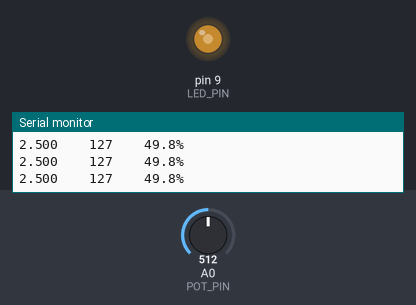
This sketch was run on a simulated Arduino Uno, built with avr-gcc and run on an emulated ATmega328P. Shown: output pins drawn as LEDs (lit = HIGH), the last lines printed to the serial monitor. Inputs (shaded band) come from the test bench; at power-on: A0 (POT_PIN) = 512.

Above: at 1.3 s.
1.4 s: A0 (POT_PIN) set to 716
At 2.6 s:
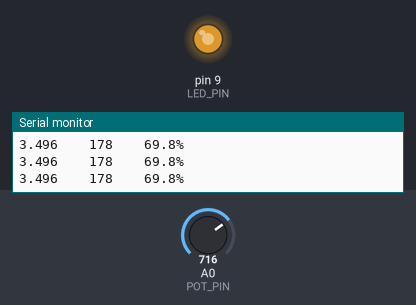
3.1 s: A0 (POT_PIN) set to 900
At 3.24 s:
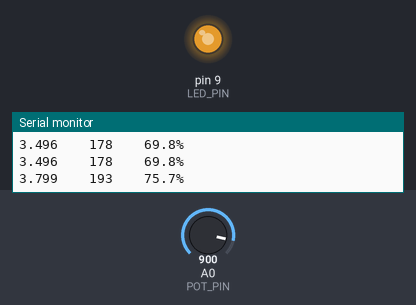
4.8 s: A0 (POT_PIN) set to 122
At 6.2 s:
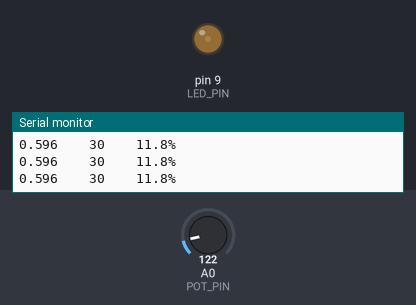
6.5 s: A0 (POT_PIN) set to 511
At 7.7 s:
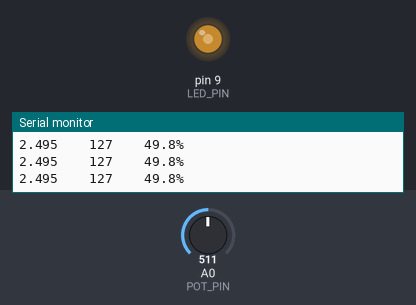
Timing chart, 0 to 9.1 s (numbered marks = the images above; inputs shaded):
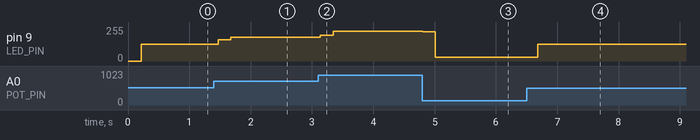

Measured:
- after the input at 1.4 s, pin 9 (LED_PIN): 127/255 → 160/255 after 0.07 s, → 178/255 0.21 s later
- after the input at 3.1 s, pin 9 (LED_PIN): 178/255 → 193/255 at once, → 224/255 0.21 s later
- after the input at 4.8 s, pin 9 (LED_PIN): 224/255 → 218/255 at once, → 30/255 0.21 s later
- after the input at 6.5 s, pin 9 (LED_PIN): 30/255 → 127/255 after 0.18 s

The sketch:

m01_pwm_from_pot.ino
```cpp
/*
  m01_pwm_from_pot.ino
  Module 1 -- Part 4  (PRINCIPAL SKETCH for the PWM measurements)
  Averaged pot voltage -> map to 0-255 -> analogWrite() on pin 9 -> LED brightness.

  Team:      TEC 8
  Board:     Arduino Uno, USB powered.  TEC POWER SUPPLY OFF for all of Module 1.
  Wiring:    Pot wiper to A0, outer terminals to 5V and GND.
             Pin 9 -> 220-1000 Ohm resistor -> LED anode; LED cathode -> GND.
             Oscilloscope probe on pin 9, probe ground on Arduino GND.
  Baud:      9600
  Output:    tab-separated Ave_Voltage(V) / PWM_Value / Duty_Cycle(%) for Serial Monitor.
  Produces:  data/module_01/m01_pwm_serial_YYYYMMDD.txt + scope readings in
             data/module_01/m01_scope_measurements.md

  Was:       S2/TR4.ino
  Version:   v1 (2026-09-09) -- restructured from the flat S2/ folder; logic unchanged
             except where marked "repo cleanup".
*/

const char* VERSION = "m01_pwm_from_pot v1";

/*
  Part 4: LED Brightness From Averaged Analog Input

  Signal chain:
  Pot voltage -> Averaged ADC -> Map to PWM -> analogWrite -> LED

  Prints averaged voltage and PWM value to Serial Monitor.
  Outputs PWM on pin 9 to control LED brightness.

  Wiring:
  - Potentiometer left pin  -> 5V
  - Potentiometer right pin -> GND
  - Potentiometer wiper     -> A0
  - Pin 9 -> Resistor (220Ω-1kΩ) -> LED Anode (long leg)
  - LED Cathode (short leg) -> GND
*/

// --- Pin Definitions ---
const int POT_PIN = A0;      // Potentiometer on analog pin 0
const int LED_PIN = 9;       // PWM output on pin 9 (~490 Hz on Uno)

// --- Averaging Settings ---
const int NUM_READINGS = 1000;  // Number of readings to average

// --- Helper function: Read and average analog input ---
float readAveragedVoltage(int pin, int numReadings) {
  long sum = 0;
  for (int i = 0; i < numReadings; i++) {
    sum += analogRead(pin);
  }
  float avgADC = sum / (float)numReadings;
  // 10-bit ADC: 1024 levels, resolution = 5.00V / 1024 = 4.88mV
  return avgADC * (5.00 / 1024.0);
}

void setup() {
  Serial.begin(9600);
  Serial.println(VERSION);   // repo cleanup: proves which build is on the board
  pinMode(LED_PIN, OUTPUT);

  Serial.println("=== Part 4: LED Brightness from Averaged Analog Input ===");
  Serial.println("Turn the potentiometer to change LED brightness.");
  Serial.println();
  Serial.println("Ave_Voltage(V)\tPWM_Value\tDuty_Cycle(%)");
}

void loop() {

  // --- 1. Read and average the potentiometer voltage ---
  float voltage = readAveragedVoltage(POT_PIN, NUM_READINGS);

  // --- 2. Convert voltage to ADC value (0-1023) for mapping ---
  // voltage = ADC * (5.0 / 1024.0)  =>  ADC = voltage * (1024.0 / 5.0)
  float adcValue = voltage * (1024.0 / 5.00);

  // --- 3. Map the averaged ADC value to a PWM value (0-255) ---
  int pwmValue = map((int)adcValue, 0, 1023, 0, 255);

  // --- 4. Constrain to ensure it stays within 0-255 ---
  pwmValue = constrain(pwmValue, 0, 255);

  // --- 5. Calculate duty cycle percentage ---
  float dutyCycle = (pwmValue / 255.0) * 100.0;

  // --- 6. Output the PWM value to the LED ---
  analogWrite(LED_PIN, pwmValue);

  // --- 7. Print to Serial Monitor ---
  Serial.print(voltage, 3);       // Voltage with 3 decimal places
  Serial.print("\t\t");
  Serial.print(pwmValue);         // PWM value (0-255)
  Serial.print("\t\t");
  Serial.print(dutyCycle, 1);     // Duty cycle percentage with 1 decimal
  Serial.println("%");

  delay(100);  // Update 10 times per second (smooth enough)
}
```
